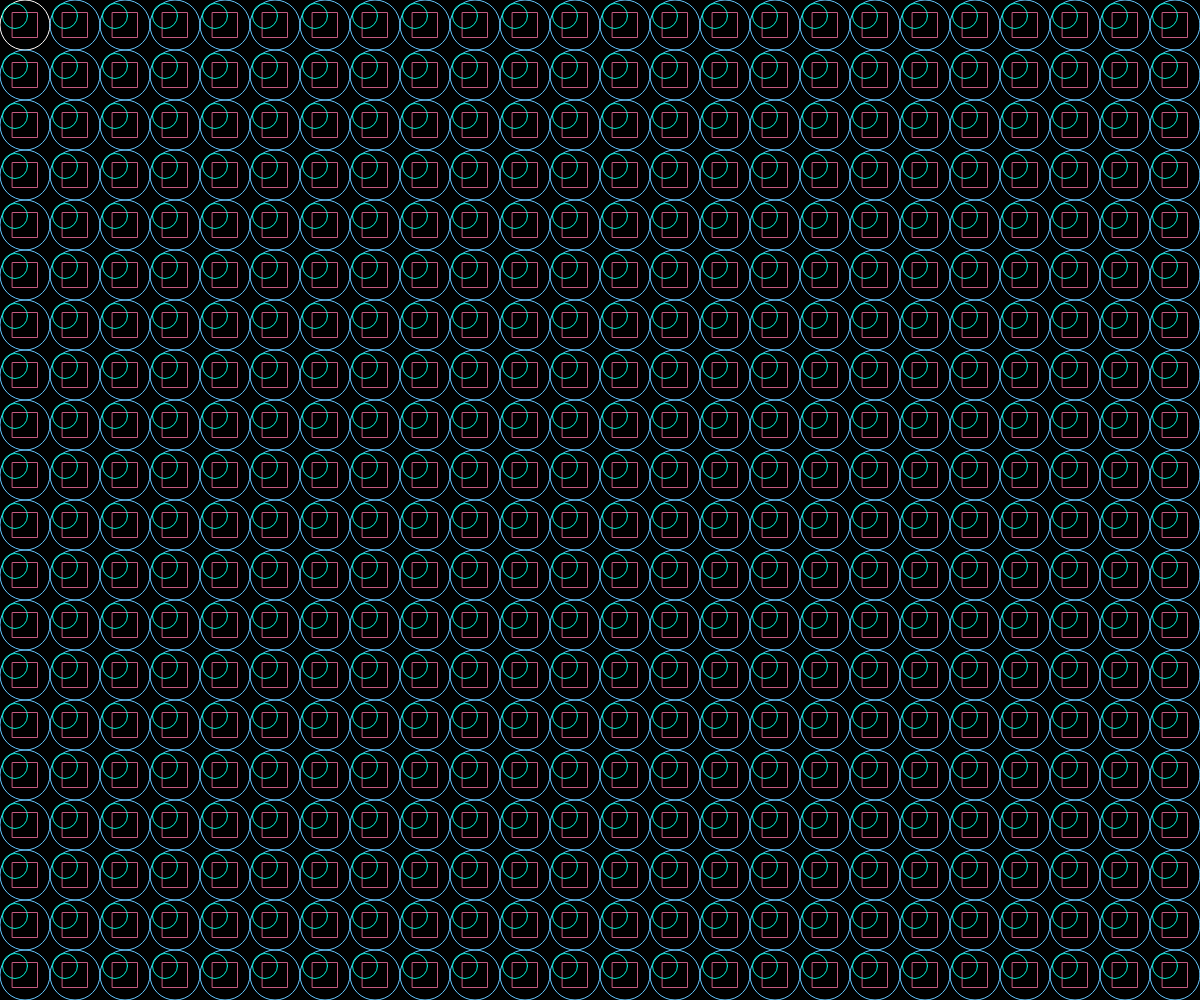
Frame 1 (no input)
Frame 60 (no input): identical to frame 1, image omitted
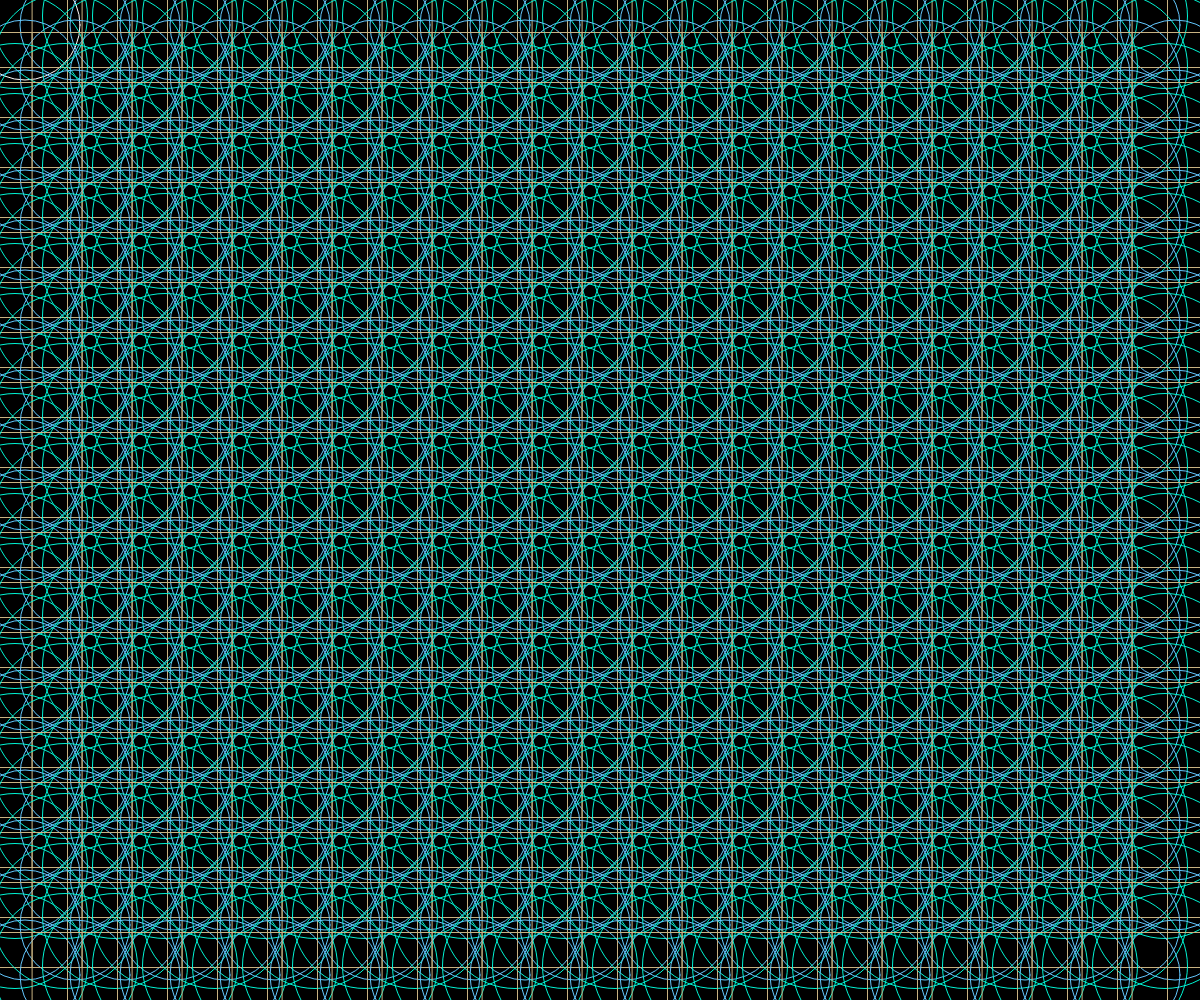
Frame 120 (the mouse pressed at the canvas centre since frame 60)

The p5.js sketch that drew these frames (run headless with seeded random() and noise() and a simulated clock; from frame 60 on, the mouse is pressed at the canvas centre):

// p5.js sketch
// ── sketch.js
function setup() {
  createCanvas(windowWidth, windowHeight);
}

function draw() {
  background(0);
  stroke(255) //框線顏色
  noFill() //不要充滿顏色
  rectMode(CENTER) //以框中心點為座標點
  for(var j = 0; j<(height/50); j = j+1){
    for(var i = 0; i<(width/50); i = i+1) //i++
     {
      ellipse(25+(i*50), 25+(j*50), 50+mouseX/10) //在座標(25, 25)畫一個直徑50的圓
      stroke(200, 90+mouseX%256, 130)
      rect(25+(i*50), 25+(j*50), 25+mouseX/10) 
      stroke(0+mouseX%200, 245, 212)
      ellipse(15+(i*50), 16+(j*50), 25+mouseX/5)
      stroke(100, 200, 300+mouseX%256)
     }
  }
}
